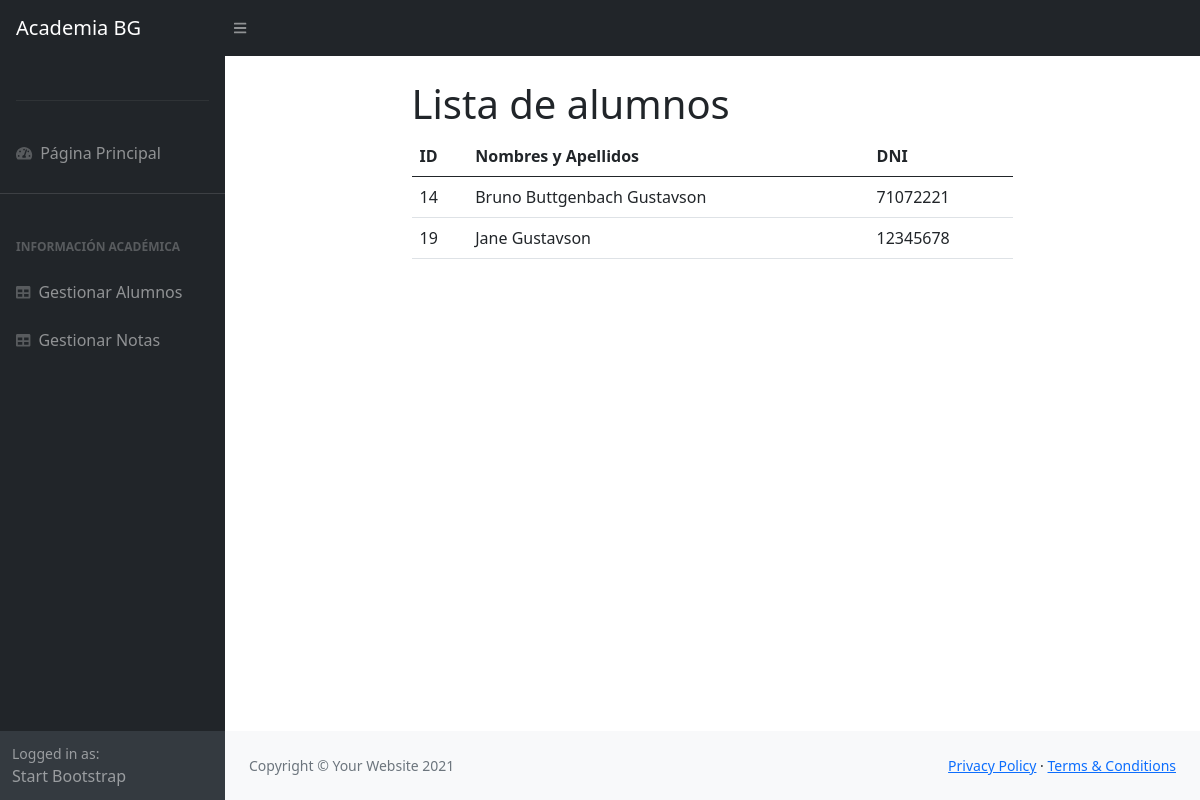
The page / on the database its author committed.
### tables this page shows
CREATE TABLE `alumnos` (
  `alumnos_ID` int(10) UNSIGNED NOT NULL,
  `alumnos_nombres` varchar(20) NOT NULL,
  `alumnos_apellidos` varchar(28) NOT NULL,
  `alumnos_dni` char(8) NOT NULL,
  `alumnos_fechaNacimiento` char(10) NOT NULL
);

### recursos/funciones.php (called while the page is built, shortened)
<?php
    function query($sql){
        global $conexion;
        return mysqli_query($conexion, $sql);
    }
    function fetch_array($query){
        return mysqli_fetch_array($query);
    }
?>

### index.php (the view, shortened to what this page needs)
    <?php include(TEMPLATE . DS . "header.php"); ?>
    <?php include(TEMPLATE . DS . "navh.php"); ?>
    <?php
        $query = query("SELECT a.alumnos_ID, CONCAT(a.alumnos_nombres,' ',a.alumnos_apellidos) AS nombre , a.alumnos_dni FROM alumnos a;");
    ?>
    <div class="container-fluid px-4 col-md-8">
        <h1 class="mt-4">Lista de alumnos</h1>
        <table class="table table-hover">
            <thead>
                <tr>
                    <th>ID</th>
                    <th>Nombres y Apellidos</th>
                    <th>DNI</th>
                </tr>
            </thead>
            <tbody>
                <?php
                    while($fila = fetch_array($query)){
                ?>
                <tr>
                    <td><?php echo $fila['alumnos_ID'] ?></td>
                    <td><?php echo $fila['nombre'] ?></td>
                    <td><?php echo $fila['alumnos_dni'] ?></td>
                </tr>
                <?php
                    }
                ?>
            </tbody>
        </table>
<?php include(TEMPLATE . DS . "footer.php"); ?>

### rows shown on the page
alumnos: alumnos_ID "14", nombre "Bruno Buttgenbach Gustavson", alumnos_dni "71072221"
alumnos: alumnos_ID "19", nombre "Jane Gustavson", alumnos_dni "12345678"
